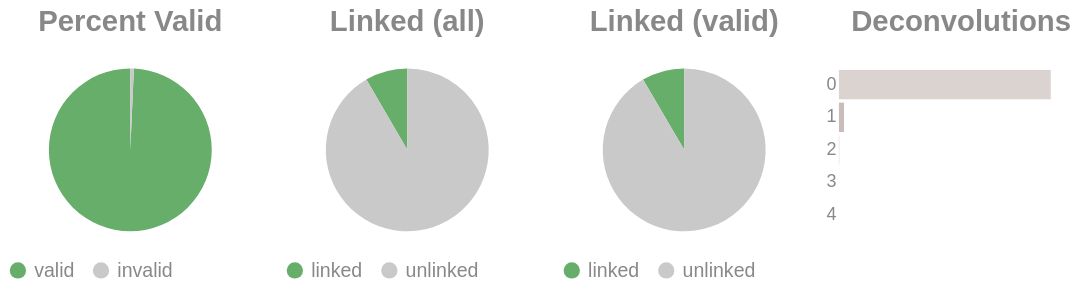

Notebook code cell kept with this figure:
### Code cell
if SKIPLR:
    pass
else:
    clash = Counter()
    for i in valids['molecule'].to_list():
        _mol = i.split("-")
        if len(_mol) == 1:
            clash.update('0')
        else:
            clash.update(_mol[-1])

    _d = {"deconvolutions": [], 'count': []}
    for k,v in clash.items():
        _d['deconvolutions'].append(k)
        _d['count'].append(v)

    tot_valid = valids['reads'].sum()
    mask = valids['reads'] >= 2
    n_linked_reads = valids.filter(mask)['reads'].sum()
    if n_linked_reads == 0:
        print_html("No linked molecules (>=2 reads) were detected; skipping linked-only distributions.")
        SKIPLR = True
    else:
        perc_valid = round(tot_valid / n_reads, 4)
        linked_perc_abs = round(n_linked_reads / n_reads, 4)
        linked_perc = round(n_linked_reads / tot_valid, 4)

    _valid = pl.DataFrame({"valids": ['valid', 'invalid'], "count": [tot_valid, n_reads - tot_valid]})
    _linked_abs = pl.DataFrame({"linked (absolute)": ['linked', 'unlinked'], "count": [n_linked_reads, n_reads - n_linked_reads]})
    _linked_rel = pl.DataFrame({"linked (valids)": ['linked', 'unlinked'], "count": [n_linked_reads, tot_valid - n_linked_reads]})

    (
        alt.hconcat(
            piechart(_valid, goodval = 'valid', title = "Percent Valid"),
            piechart(_linked_abs, goodval = "linked", title =  "Linked (all)"),
            piechart(_linked_rel, goodval = "linked", title =  "Linked (valid)"),
            convolutionbar(pl.DataFrame(_d), title = "Deconvolutions"),
            center = True,
            bounds = 'flush'
        )
        .resolve_scale(color='independent')
        .resolve_legend('independent')
        .properties(usermeta={'embedOptions': {"actions": False}})
    ).display()

### Figure 1 — Vega-Lite specification as saved in the notebook (floating-point values rounded to 4 significant figures)
{"width": "container", "height": 400, "config": {"title": {"anchor": "start", "dy": -15, "fontSize": 18, "color": "#888888", "subtitleColor": "#888888", "subtitleFontSize": 14}, "arc": {"fill": "#0072B2"}, "axis": {"domainColor": "#888888", "domainWidth": 0.5, "gridWidth": 0.2, "grid": false, "titleFontWeight": 400, "titleFontSize": 15, "labelFontSize": 11, "labelColor": "#888888", "tickColor": "#888888", "tickWidth": 0.2, "titleColor": "#888888"}, "axisBand": {"grid": false}, "axisX": {"grid": true, "tickSize": 10, "domainCap": "round"}, "axisY": {"domain": false, "grid": true, "tickSize": 0, "domainCap": "round"}, "background": "transparent", "header": {"labelFontSize": 15, "labelColor": "#888888", "titleFontSize": 15, "titleFontWeight": 600, "titleColor": "#888888"}, "legend": {"labelFont": "sans-serif", "labelFontSize": 12, "labelColor": "#888888", "symbolSize": 100, "symbolType": "circle", "titleFontSize": 12, "titlePadding": 10, "titleColor": "#888888", "title": null}, "range": {"category": ["#E69F00", "#56B4E9", "#009E73", "#F0E442", "#0072B2", "#D55E00", "#CC79A7", "#000000"], "diverging": ["#cfe8f3", "#a2d4ec", "#73bfe2", "#46abdb", "#1696d2", "#12719e"]}, "area": {"fill": "#0072B2", "fillOpacity": 0.7, "line": true, "strokeOpacity": 0.7}, "line": {"color": "#0072B2", "stroke": "#0072B2", "strokeWidth": 2}, "trail": {"color": "#0072B2", "stroke": "#0072B2", "strokeWidth": 0, "size": 1}, "point": {"filled": true, "fillOpacity": 1.0, "size": 95}, "text": {"color": "#888888", "fontSize": 11, "align": "right", "fontWeight": 400, "size": 11}, "bar": {"fill": "#0072B2", "stroke": null}, "view": {"stroke": null, "continuousWidth": 660, "continuousHeight": 400}}, "hconcat": [{"data": {"name": "data-9b304f9338f516409b27909253e4d951"}, "mark": {"type": "arc"}, "encoding": {"color": {"field": "valids", "legend": {"orient": "bottom", "title": null}, "scale": {"domain": ["valid", "invalid"], "range": ["#68ae6b", "#C9C9C9"]}, "title": "Valids", "type": "nominal"}, "theta": {"field": "count", "type": "quantitative"}, "tooltip": [{"field": "valids", "title": "Valids", "type": "ordinal"}, {"field": "percent", "format": ".2%", "title": "Percent", "type": "quantitative"}, {"field": "count", "title": "Count", "type": "quantitative"}]}, "height": 100, "title": {"text": "Percent Valid", "align": "center", "anchor": "middle"}, "transform": [{"calculate": "datum.count / 3283228", "as": "percent"}], "width": 150}, {"data": {"name": "data-2de7666e6cbadb8e887675dde452b891"}, "mark": {"type": "arc"}, "encoding": {"color": {"field": "linked (absolute)", "legend": {"orient": "bottom", "title": null}, "scale": {"domain": ["linked", "unlinked"], "range": ["#68ae6b", "#C9C9C9"]}, "title": "Linked (Absolute)", "type": "nominal"}, "theta": {"field": "count", "type": "quantitative"}, "tooltip": [{"field": "linked (absolute)", "title": "Linked (Absolute)", "type": "ordinal"}, {"field": "percent", "format": ".2%", "title": "Percent", "type": "quantitative"}, {"field": "count", "title": "Count", "type": "quantitative"}]}, "height": 100, "title": {"text": "Linked (all)", "align": "center", "anchor": "middle"}, "transform": [{"calculate": "datum.count / 3283228", "as": "percent"}], "width": 150}, {"data": {"name": "data-e3c7666c7a5918a02d9d2f580094e51a"}, "mark": {"type": "arc"}, "encoding": {"color": {"field": "linked (valids)", "legend": {"orient": "bottom", "title": null}, "scale": {"domain": ["linked", "unlinked"], "range": ["#68ae6b", "#C9C9C9"]}, "title": "Linked (Valids)", "type": "nominal"}, "theta": {"field": "count", "type": "quantitative"}, "tooltip": [{"field": "linked (valids)", "title": "Linked (Valids)", "type": "ordinal"}, {"field": "percent", "format": ".2%", "title": "Percent", "type": "quantitative"}, {"field": "count", "title": "Count", "type": "quantitative"}]}, "height": 100, "title": {"text": "Linked (valid)", "align": "center", "anchor": "middle"}, "transform": [{"calculate": "datum.count / 3260428", "as": "percent"}], "width": 150}, {"data": {"name": "data-271da5a00eaedaee54f337b6ec926732"}, "mark": {"type": "bar"}, "encoding": {"color": {"field": "deconvolutions", "legend": null, "scale": {"scheme": "lightgreyred"}, "type": "nominal"}, "tooltip": [{"field": "deconvolutions", "title": "Deconvolutions", "type": "ordinal"}, {"field": "percent", "format": ".2%", "title": "Percent", "type": "quantitative"}, {"field": "count", "title": "Count", "type": "quantitative"}], "x": {"axis": null, "field": "count", "type": "quantitative"}, "y": {"field": "deconvolutions", "sort": "ascending", "title": null, "type": "nominal"}}, "height": 100, "title": {"text": "Deconvolutions", "align": "center", "anchor": "middle"}, "transform": [{"calculate": "datum.count / 3111526", "as": "percent"}], "width": 150}], "bounds": "flush", "center": true, "resolve": {"legend": {"angle": "independent"}, "scale": {"color": "independent"}}, "usermeta": {"embedOptions": {"actions": false}}, "$schema": "https://vega.github.io/schema/vega-lite/v6.1.0.json", "datasets": {"data-9b304f9338f516409b27909253e4d951": [{"valids": "valid", "count": 3260428}, {"valids": "invalid", "count": 22800}], "data-2de7666e6cbadb8e887675dde452b891": [{"linked (absolute)": "linked", "count": 274950}, {"linked (absolute)": "unlinked", "count": 3008278}], "data-e3c7666c7a5918a02d9d2f580094e51a": [{"linked (valids)": "linked", "count": 274950}, {"linked (valids)": "unlinked", "count": 2985478}], "data-271da5a00eaedaee54f337b6ec926732": [{"deconvolutions": "0", "count": 3034578}, {"deconvolutions": "1", "count": 73527}, {"deconvolutions": "2", "count": 3221}, {"deconvolutions": "3", "count": 190}, {"deconvolutions": "4", "count": 10}]}}
